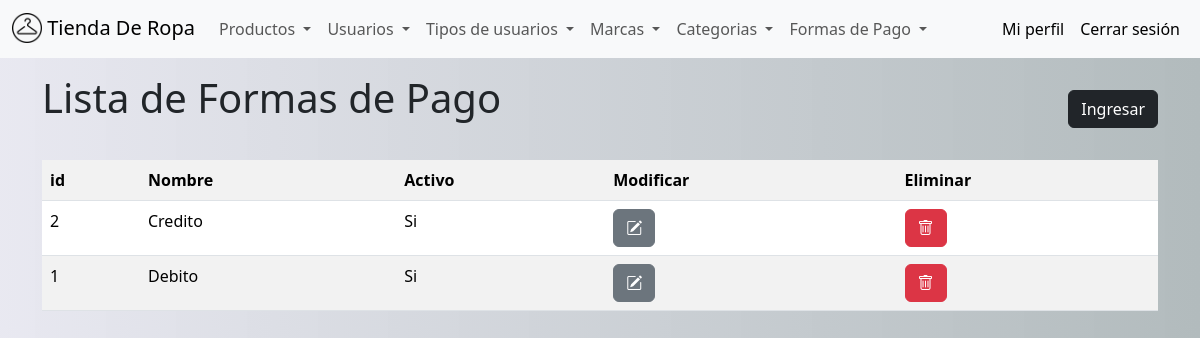
The page /staff/listarFormaPago (signed in) on the database its author committed.
### pedidos/models.py (models this page shows, shortened)
class FormaPago(models.Model):
    nombre = models.CharField(unique=True,max_length=20)
    activo = models.BooleanField()
    class Meta:
        verbose_name = 'Forma de Pago'
        verbose_name_plural = 'Formas de pago'
        ordering = ['nombre']

### staff/views.py (the view)
# urls.py: path("listarFormaPago", views.listarFormaPago, name="listarFormaPago"),
@el_usuario_no_es_cliente
@login_required(login_url='login')
def listarFormaPago(request):
    listado = FormaPago.objects.all()
    context = {"listado":listado}
    return render(request, "listarFormaPago.html",context)

### staff/templates/listarFormaPago.html
{%extends "base_staff.html"%}{%block tittle%}Formas de Pago{%endblock%}
{%block titulolista%}Lista de Formas de Pago{%endblock%}
{%block urlboton%}{%url 'guardarFormaPago'%}{%endblock%}
{%block content%}
<table class="table table-responsive table-striped">
    <tr>
        <th><label>id</label></th>
        <th><label>Nombre</label></th>
        <th><label>Activo</label></th>
        <th><label>Modificar</label></th>
        <th><label>Eliminar</label></th>
    </tr>
{% for item in listado %}
    <tr>
        <td><label>{{ item.pk }}</label></td>
        <td><label>{{ item.nombre | capfirst }}</label></td>
        <td><label>{{ item.activo |yesno:"Si,No" }}</label></td>
        <td><a href="{% url 'buscarFormaPago' pk=item.id %}" class="btn btn-secondary"><i class="bi bi-pencil-square"></i></a></td>
        <td><a href="{% url 'eliminarFormaPago' pk=item.id %}" class="btn btn-danger"><i class="bi bi-trash"></i></a></td>
    </tr>
{% endfor %}
</table>
{%endblock%}

### static/css/style.css (style rules this page uses)
body { background: rgb(2,0,36); background: linear-gradient(90deg, rgba(2,0,36,1) 0%, rgba(231,231,240,0.9332107843137255) 0%, rgba(178,187,189,1) 100%); }

### rows shown on the page
FormaPago: pk "2", nombre "Credito", activo "Si"
FormaPago: pk "1", nombre "Debito", activo "Si"
